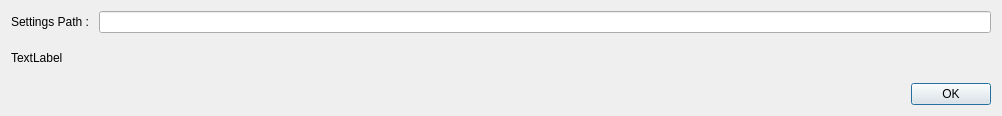
<?xml version="1.0" encoding="UTF-8"?>
<ui version="4.0">
 <class>BookmarkExampleWidget</class>
 <widget class="QDialog" name="BookmarkExampleWidget">
  <property name="geometry">
   <rect>
    <x>0</x>
    <y>0</y>
    <width>1002</width>
    <height>116</height>
   </rect>
  </property>
  <property name="windowTitle">
   <string>Dialog</string>
  </property>
  <layout class="QVBoxLayout" name="verticalLayout">
   <item>
    <layout class="QHBoxLayout" name="horizontalLayout">
     <item>
      <widget class="QLabel" name="label">
       <property name="text">
        <string>Settings Path : </string>
       </property>
      </widget>
     </item>
     <item>
      <widget class="QLineEdit" name="settingsEdit">
       <property name="readOnly">
        <bool>true</bool>
       </property>
      </widget>
     </item>
    </layout>
   </item>
   <item>
    <widget class="QLabel" name="resultLabel">
     <property name="text">
      <string>TextLabel</string>
     </property>
    </widget>
   </item>
   <item>
    <widget class="QDialogButtonBox" name="buttonBox">
     <property name="orientation">
      <enum>Qt::Horizontal</enum>
     </property>
     <property name="standardButtons">
      <set>QDialogButtonBox::Ok</set>
     </property>
    </widget>
   </item>
  </layout>
 </widget>
 <resources/>
 <connections>
  <connection>
   <sender>buttonBox</sender>
   <signal>accepted()</signal>
   <receiver>BookmarkExampleWidget</receiver>
   <slot>accept()</slot>
   <hints>
    <hint type="sourcelabel">
     <x>248</x>
     <y>254</y>
    </hint>
    <hint type="destinationlabel">
     <x>157</x>
     <y>274</y>
    </hint>
   </hints>
  </connection>
  <connection>
   <sender>buttonBox</sender>
   <signal>rejected()</signal>
   <receiver>BookmarkExampleWidget</receiver>
   <slot>reject()</slot>
   <hints>
    <hint type="sourcelabel">
     <x>316</x>
     <y>260</y>
    </hint>
    <hint type="destinationlabel">
     <x>286</x>
     <y>274</y>
    </hint>
   </hints>
  </connection>
 </connections>
</ui>
